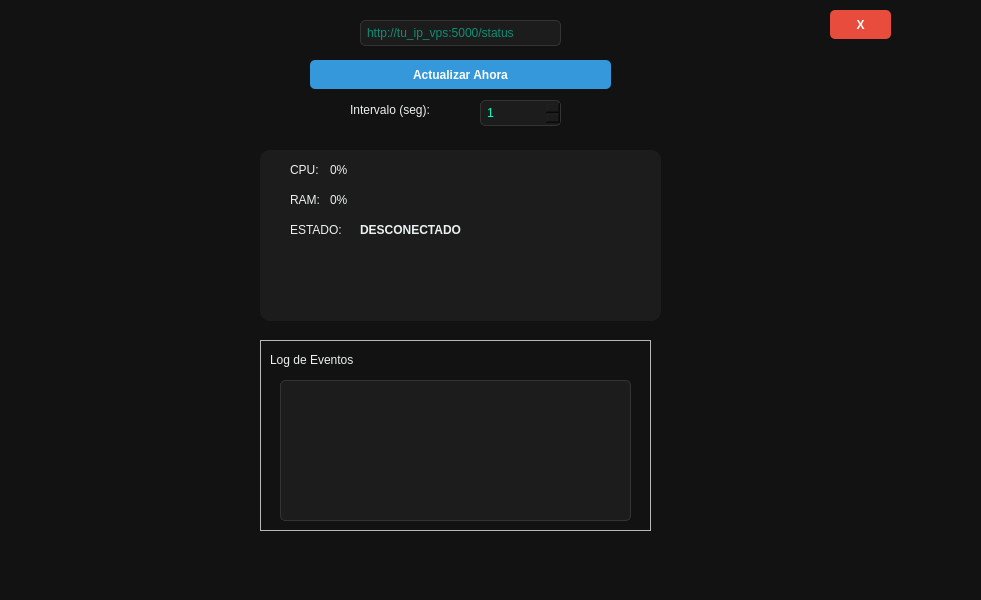
<?xml version="1.0" encoding="UTF-8"?>
<ui version="4.0">
 <class>MonitorWidget</class>
 <widget class="QWidget" name="MonitorWidget">
  <property name="geometry">
   <rect>
    <x>0</x>
    <y>0</y>
    <width>981</width>
    <height>600</height>
   </rect>
  </property>
  <property name="windowTitle">
   <string>MainWindow</string>
  </property>
  <property name="styleSheet">
   <string notr="true">QWidget#MonitorWidget { background-color: #121212; }
QLabel { color: #ecf0f1; font-family: 'Segoe UI'; }
QLineEdit, QSpinBox, QTextEdit { 
    background-color: #1c1c1c; 
    color: #00ffcc; 
    border: 1px solid #333; 
    border-radius: 5px; 
    padding: 4px;
}
QPushButton { 
    background-color: #3498db; 
    color: white; 
    font-weight: bold; 
    border-radius: 5px; 
}
QPushButton:hover { background-color: #2980b9; }
QFrame#frame { background-color: #1c1c1c; border-radius: 10px; }</string>
  </property>
  <widget class="QWidget" name="centralwidget" native="true">
   <property name="geometry">
    <rect>
     <x>80</x>
     <y>0</y>
     <width>841</width>
     <height>611</height>
    </rect>
   </property>
   <property name="styleSheet">
    <string notr="true">QPushButton#btnCerrar {
    background-color: #e74c3c;
    color: white;
    font-weight: bold;
    border-radius: 5px;
}
QPushButton#btnCerrar:hover {
    background-color: #c0392b;
}</string>
   </property>
   <widget class="QLineEdit" name="lineEndpoint">
    <property name="geometry">
     <rect>
      <x>280</x>
      <y>20</y>
      <width>201</width>
      <height>26</height>
     </rect>
    </property>
    <property name="placeholderText">
     <string>http://tu_ip_vps:5000/status</string>
    </property>
   </widget>
   <widget class="QPushButton" name="btnRefrescar">
    <property name="geometry">
     <rect>
      <x>230</x>
      <y>60</y>
      <width>301</width>
      <height>29</height>
     </rect>
    </property>
    <property name="text">
     <string>Actualizar Ahora</string>
    </property>
   </widget>
   <widget class="QLabel" name="label">
    <property name="geometry">
     <rect>
      <x>270</x>
      <y>100</y>
      <width>141</width>
      <height>20</height>
     </rect>
    </property>
    <property name="text">
     <string>Intervalo (seg):</string>
    </property>
   </widget>
   <widget class="QSpinBox" name="spinBoxIntervalo">
    <property name="geometry">
     <rect>
      <x>400</x>
      <y>100</y>
      <width>81</width>
      <height>26</height>
     </rect>
    </property>
    <property name="minimum">
     <number>1</number>
    </property>
    <property name="maximum">
     <number>60</number>
    </property>
   </widget>
   <widget class="QFrame" name="frame">
    <property name="geometry">
     <rect>
      <x>180</x>
      <y>150</y>
      <width>401</width>
      <height>171</height>
     </rect>
    </property>
    <property name="font">
     <font>
      <pointsize>9</pointsize>
     </font>
    </property>
    <property name="frameShape">
     <enum>QFrame::Shape::StyledPanel</enum>
    </property>
    <property name="frameShadow">
     <enum>QFrame::Shadow::Raised</enum>
    </property>
    <widget class="QLabel" name="label_2">
     <property name="geometry">
      <rect>
       <x>30</x>
       <y>10</y>
       <width>63</width>
       <height>20</height>
      </rect>
     </property>
     <property name="text">
      <string>CPU:</string>
     </property>
    </widget>
    <widget class="QLabel" name="lblCPU">
     <property name="geometry">
      <rect>
       <x>70</x>
       <y>10</y>
       <width>63</width>
       <height>20</height>
      </rect>
     </property>
     <property name="text">
      <string>0%</string>
     </property>
    </widget>
    <widget class="QLabel" name="label_3">
     <property name="geometry">
      <rect>
       <x>30</x>
       <y>40</y>
       <width>63</width>
       <height>20</height>
      </rect>
     </property>
     <property name="text">
      <string>RAM:</string>
     </property>
    </widget>
    <widget class="QLabel" name="lblRAM">
     <property name="geometry">
      <rect>
       <x>70</x>
       <y>40</y>
       <width>63</width>
       <height>20</height>
      </rect>
     </property>
     <property name="text">
      <string>0%</string>
     </property>
    </widget>
    <widget class="QLabel" name="label_4">
     <property name="geometry">
      <rect>
       <x>30</x>
       <y>70</y>
       <width>63</width>
       <height>20</height>
      </rect>
     </property>
     <property name="text">
      <string>ESTADO:</string>
     </property>
    </widget>
    <widget class="QLabel" name="lblStatus">
     <property name="geometry">
      <rect>
       <x>100</x>
       <y>70</y>
       <width>171</width>
       <height>20</height>
      </rect>
     </property>
     <property name="font">
      <font>
       <family>Segoe UI</family>
       <bold>true</bold>
      </font>
     </property>
     <property name="text">
      <string>DESCONECTADO</string>
     </property>
    </widget>
   </widget>
   <widget class="QFrame" name="frame_2">
    <property name="geometry">
     <rect>
      <x>180</x>
      <y>340</y>
      <width>391</width>
      <height>191</height>
     </rect>
    </property>
    <property name="frameShape">
     <enum>QFrame::Shape::StyledPanel</enum>
    </property>
    <property name="frameShadow">
     <enum>QFrame::Shadow::Raised</enum>
    </property>
    <widget class="QLabel" name="label_5">
     <property name="geometry">
      <rect>
       <x>10</x>
       <y>10</y>
       <width>141</width>
       <height>20</height>
      </rect>
     </property>
     <property name="text">
      <string>Log de Eventos</string>
     </property>
    </widget>
    <widget class="QTextEdit" name="txtHistorial">
     <property name="geometry">
      <rect>
       <x>20</x>
       <y>40</y>
       <width>351</width>
       <height>141</height>
      </rect>
     </property>
     <property name="readOnly">
      <bool>true</bool>
     </property>
    </widget>
   </widget>
   <widget class="QPushButton" name="btnCerrar">
    <property name="geometry">
     <rect>
      <x>750</x>
      <y>10</y>
      <width>61</width>
      <height>29</height>
     </rect>
    </property>
    <property name="text">
     <string>X</string>
    </property>
   </widget>
  </widget>
 </widget>
 <resources/>
 <connections/>
</ui>
